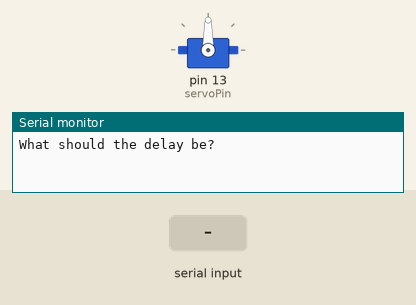
Recording of a sketch running on a simulated Arduino Uno, built with avr-gcc and run on an emulated ATmega328P. Parts: servo, the last lines printed to the serial monitor. The inputs (shaded band) are chosen by the test bench.

Above: at 1.2 s.
1.3 s: "90,45,200\n" received over Serial
At 1.53 s:
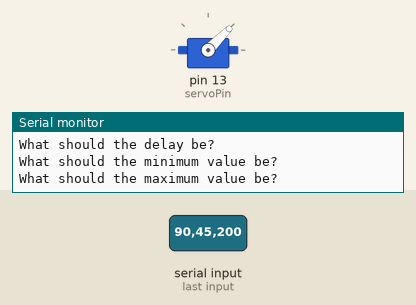
Timing chart, 0 to 10.3 s (numbered marks = the images above; inputs shaded):
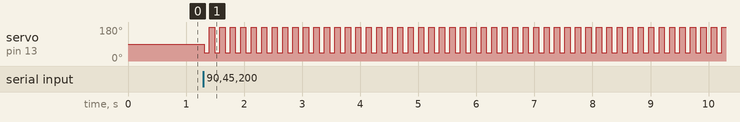

The sketch:

Servo_Val_No_For_Loop.ino
```cpp
#include <Servo.h>
int servoPin = 13, serVal, dly = 500, maxVal = 160, minVal = 0;
bool t=true;
Servo ser;
String serMsg = "The degree of the servo is: " , msgD = "What should the delay be?", msgMx = "What should the maximum value be?", msgMn = "What should the minimum value be?";
void setup() {
  // put your setup code here, to run once:
  Serial.begin(9600);
  ser.attach(servoPin);
}

void loop() {
  Serial.println(msgD);
  while (Serial.available() == 0) {

  }
  dly = Serial.parseInt();

  Serial.println(msgMn);
  while (Serial.available() == 0) {

  }
  minVal = Serial.parseInt();

  Serial.println(msgMx);
  while (Serial.available() == 0) {

  }
  maxVal = Serial.parseInt();
  while (t) {
    ser.write(minVal);
    delay(dly);
    ser.write(maxVal);
    delay(dly);
  }
}
```

Measured:
- after the input at 1.3 s, servo on pin 13 (servoPin): alternates 180° for 0.09 s and 45° for 0.09 s, starting at once
